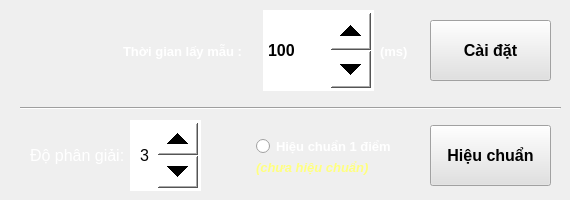
   <widget class="QWidget" name="tab_3">
    <attribute name="title">
     <string>       Cài đặt       </string>
    </attribute>
    <widget class="QLabel" name="label_12">
     <property name="geometry">
      <rect>
       <x>380</x>
       <y>40</y>
       <width>41</width>
       <height>22</height>
      </rect>
     </property>
     <property name="font">
      <font>
       <pointsize>10</pointsize>
       <bold>true</bold>
      </font>
     </property>
     <property name="styleSheet">
      <string notr="true">color: rgb(255, 255, 255);</string>
     </property>
     <property name="text">
      <string>(ms)</string>
     </property>
    </widget>
    <widget class="QLabel" name="label_11">
     <property name="geometry">
      <rect>
       <x>123</x>
       <y>40</y>
       <width>141</width>
       <height>22</height>
      </rect>
     </property>
     <property name="font">
      <font>
       <pointsize>10</pointsize>
       <bold>true</bold>
      </font>
     </property>
     <property name="styleSheet">
      <string notr="true">color: rgb(255, 255, 255);</string>
     </property>
     <property name="text">
      <string>Thời gian lấy mẫu :</string>
     </property>
    </widget>
    <widget class="QPushButton" name="pushButton_SetSampleTime">
     <property name="geometry">
      <rect>
       <x>430</x>
       <y>20</y>
       <width>121</width>
       <height>61</height>
      </rect>
     </property>
     <property name="font">
      <font>
       <pointsize>12</pointsize>
       <bold>true</bold>
      </font>
     </property>
     <property name="styleSheet">
      <string notr="true">background-color: rgb(225, 225, 225);</string>
     </property>
     <property name="text">
      <string>Cài đặt</string>
     </property>
    </widget>
    <widget class="QSpinBox" name="spinBox_SampleTime">
     <property name="geometry">
      <rect>
       <x>263</x>
       <y>10</y>
       <width>111</width>
       <height>81</height>
      </rect>
     </property>
     <property name="font">
      <font>
       <pointsize>12</pointsize>
       <bold>true</bold>
      </font>
     </property>
     <property name="styleSheet">
      <string notr="true">QSpinBox
{
background-color: rgb(255, 255, 255);
color: rgb(0, 0, 0);
}
QSpinBox::up-button
{
    min-width:40px;
    min-height: 20px;
}
QSpinBox::down-button
{
    min-width: 40px;
    min-height: 20px;
}
</string>
     </property>
     <property name="minimum">
      <number>1</number>
     </property>
     <property name="maximum">
      <number>9999999</number>
     </property>
     <property name="value">
      <number>100</number>
     </property>
    </widget>
    <widget class="Line" name="line">
     <property name="geometry">
      <rect>
       <x>20</x>
       <y>100</y>
       <width>541</width>
       <height>16</height>
      </rect>
     </property>
     <property name="orientation">
      <enum>Qt::Horizontal</enum>
     </property>
    </widget>
    <widget class="QRadioButton" name="radioButton_typeCalib">
     <property name="geometry">
      <rect>
       <x>256</x>
       <y>133</y>
       <width>171</width>
       <height>27</height>
      </rect>
     </property>
     <property name="font">
      <font>
       <pointsize>10</pointsize>
       <bold>true</bold>
      </font>
     </property>
     <property name="styleSheet">
      <string notr="true">color: rgb(255, 255, 255);</string>
     </property>
     <property name="text">
      <string>Hiệu chuẩn 1 điểm</string>
     </property>
     <property name="checked">
      <bool>false</bool>
     </property>
    </widget>
    <widget class="QPushButton" name="pushButton_Calib">
     <property name="geometry">
      <rect>
       <x>430</x>
       <y>125</y>
       <width>121</width>
       <height>61</height>
      </rect>
     </property>
     <property name="font">
      <font>
       <pointsize>12</pointsize>
       <bold>true</bold>
      </font>
     </property>
     <property name="styleSheet">
      <string notr="true">background-color: rgb(225, 225, 225);</string>
     </property>
     <property name="text">
      <string>Hiệu chuẩn</string>
     </property>
    </widget>
    <widget class="QLabel" name="label_calibInfo">
     <property name="geometry">
      <rect>
       <x>256</x>
       <y>156</y>
       <width>171</width>
       <height>22</height>
      </rect>
     </property>
     <property name="font">
      <font>
       <pointsize>10</pointsize>
       <italic>true</italic>
       <bold>true</bold>
      </font>
     </property>
     <property name="styleSheet">
      <string notr="true">color: rgb(255, 255, 127);</string>
     </property>
     <property name="text">
      <string>(chưa hiệu chuẩn)</string>
     </property>
    </widget>
    <widget class="QLabel" name="label_60">
     <property name="geometry">
      <rect>
       <x>30</x>
       <y>145</y>
       <width>95</width>
       <height>20</height>
      </rect>
     </property>
     <property name="font">
      <font>
       <pointsize>12</pointsize>
       <bold>false</bold>
      </font>
     </property>
     <property name="styleSheet">
      <string notr="true">color: rgb(255, 255, 255);</string>
     </property>
     <property name="text">
      <string>Độ phân giải:</string>
     </property>
    </widget>
    <widget class="QSpinBox" name="spinBox_Display_Car_Pre_F1">
     <property name="geometry">
      <rect>
       <x>130</x>
       <y>120</y>
       <width>71</width>
       <height>71</height>
      </rect>
     </property>
     <property name="font">
      <font>
       <pointsize>12</pointsize>
       <bold>false</bold>
      </font>
     </property>
     <property name="styleSheet">
      <string notr="true">QSpinBox
{
background-color: rgb(255, 255, 255);
color: rgb(0, 0, 0);
}
QSpinBox::up-button
{
    min-width:40px;
    min-height: 20px;
}
QSpinBox::down-button
{
    min-width: 40px;
    min-height: 20px;
}
</string>
     </property>
     <property name="alignment">
      <set>Qt::AlignCenter</set>
     </property>
     <property name="minimum">
      <number>0</number>
     </property>
     <property name="maximum">
      <number>4</number>
     </property>
     <property name="value">
      <number>3</number>
     </property>
    </widget>
   </widget>
